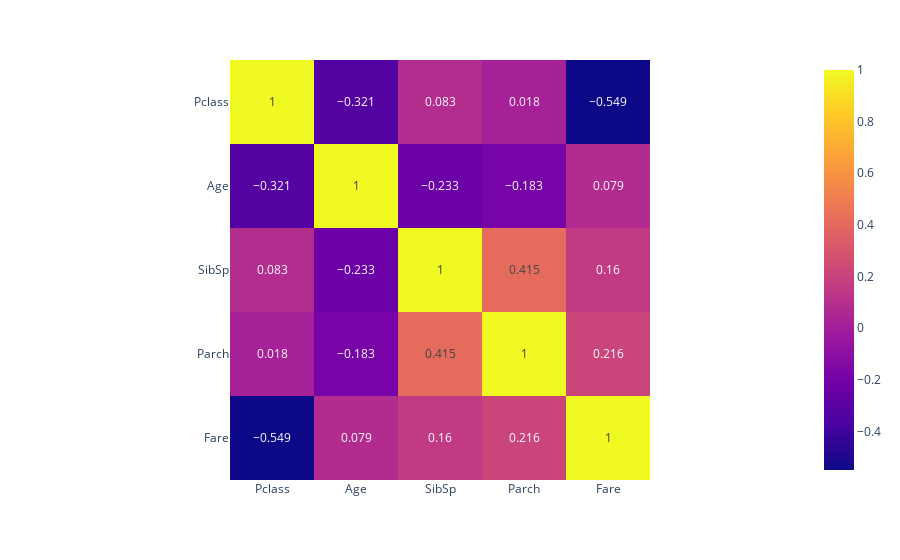

Notebook cell for this chart:
### Markdown cell above
In **training set**

### Code cell
import plotly.express as px
import os

fig = px.imshow(df_train_features.corr().round(3), text_auto=True)
fig.show()
if not os.path.exists('./plots'):
    os.mkdir('./plots')
fig.write_image('./plots/train_numerical_corr.png')

### Figure 1 — Plotly figure (JSON) as saved in the notebook; plotly's stock layout.template omitted (floating-point values rounded to 4 significant figures)
{"data": [{"coloraxis": "coloraxis", "hovertemplate": "x: %{x}<br>y: %{y}<br>color: %{z}<extra></extra>", "name": "0", "texttemplate": "%{z}", "type": "heatmap", "x": ["Pclass", "Age", "SibSp", "Parch", "Fare"], "xaxis": "x", "y": ["Pclass", "Age", "SibSp", "Parch", "Fare"], "yaxis": "y", "z": [[1, -0.321, 0.083, 0.018, -0.549], [-0.321, 1, -0.233, -0.183, 0.079], [0.083, -0.233, 1, 0.415, 0.16], [0.018, -0.183, 0.415, 1, 0.216], [-0.549, 0.079, 0.16, 0.216, 1]]}], "layout": {"coloraxis": {"colorscale": [[0, "#0d0887"], [0.1111, "#46039f"], [0.2222, "#7201a8"], [0.3333, "#9c179e"], [0.4444, "#bd3786"], [0.5556, "#d8576b"], [0.6667, "#ed7953"], [0.7778, "#fb9f3a"], [0.8889, "#fdca26"], [1, "#f0f921"]]}, "margin": {"t": 60}, "xaxis": {"anchor": "y", "constrain": "domain", "domain": [0, 1], "scaleanchor": "y"}, "yaxis": {"anchor": "x", "autorange": "reversed", "constrain": "domain", "domain": [0, 1]}}}
